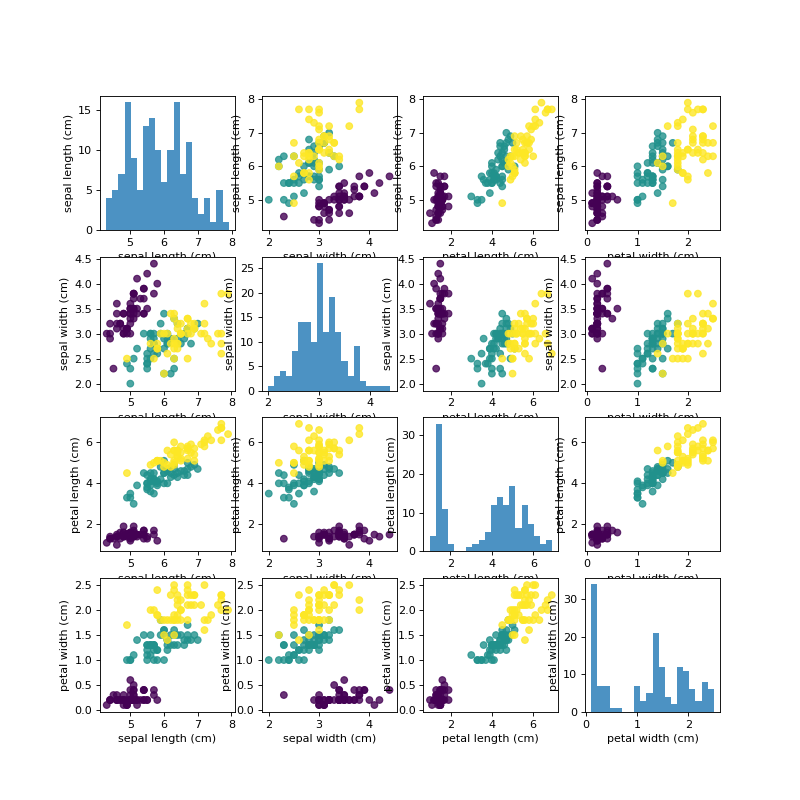

Source code (Python):
#!/usr/bin/env python3
# -*- coding: utf-8 -*-
"""
Created on Tue Feb  7 16:35:03 2017

@author: weiweiwang
"""
from matplotlib import pyplot as plt
import numpy as np
from sklearn import datasets

iris = datasets.load_iris()
# create dataframe from data in X_train
# label the columns using the strings in iris_dataset.feature_names iris_dataframe = pd.DataFrame(X_train, columns=iris_dataset.feature_names)
# create a scatter matrix from the dataframe, color by y_train
#grr = pd.scatter_matrix(iris_dataframe, c=y_train, figsize=(15, 15), marker='o',
#                            hist_kwds={'bins': 20}, s=60, alpha=.8, cmap=mglearn.cm3)

#% matplotlib inline
X = iris.data
y = iris.target
X_name = iris.feature_names
y_name = iris.target_names

fig, axes = plt.subplots(nrows=4, ncols=4, figsize=(10,10))

for i in [0,1,2,3]:
    for j in [0,1,2,3]:
        if i==j:
            axes[i,j].hist(X[:,i],bins = 20, alpha = 0.8)
            axes[i,j].set_xlabel(X_name[i])
            axes[i,j].set_ylabel(X_name[i])
        else:
            axes[i,j].scatter(X[:,j],X[:,i],c=y,marker = "o", alpha = 0.8)
            axes[i,j].set_xlabel(X_name[j])
            axes[i,j].set_ylabel(X_name[i])
